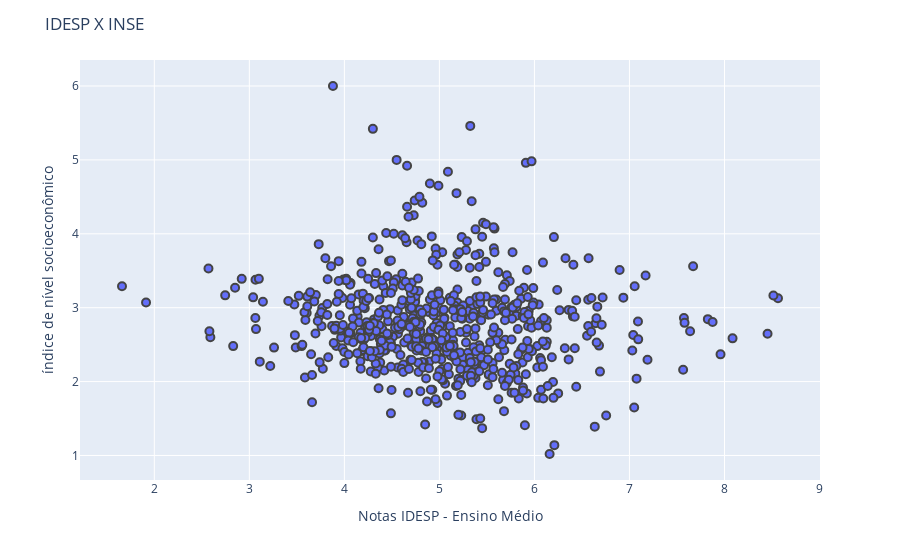

Source (notebook cell):
### Code cell
fig=px.scatter(IDESP_INSE, x = "nivel_socio_economico", y = "nota_idesp_em")
fig.update_traces(marker=dict(size = 8,line = dict(width = 2)),selector=dict(mode = 'markers'))
fig.update_layout(title = 'IDESP X INSE')
fig.update_xaxes(title = 'Notas IDESP - Ensino Médio')
fig.update_yaxes(title = 'índice de nível socioeconômico')
fig.show()

### Figure 1 — Plotly figure (JSON) as saved in the notebook; plotly's stock layout.template omitted (floating-point values rounded to 4 significant figures; data arrays with more than 128 entries replaced by an {"elided": "..."} marker saying what was removed)
{"data": [{"hovertemplate": "nivel_socio_economico=%{x}<br>nota_idesp_em=%{y}<extra></extra>", "legendgroup": "", "marker": {"color": "#636efa", "line": {"width": 2}, "size": 8, "symbol": "circle"}, "mode": "markers", "name": "", "orientation": "v", "showlegend": false, "type": "scatter", "x": {"elided": "644 float values"}, "xaxis": "x", "y": {"elided": "644 float values"}, "yaxis": "y"}], "layout": {"legend": {"tracegroupgap": 0}, "margin": {"t": 60}, "title": {"text": "IDESP X INSE"}, "xaxis": {"anchor": "y", "domain": [0, 1], "title": {"text": "Notas IDESP - Ensino Médio"}}, "yaxis": {"anchor": "x", "domain": [0, 1], "title": {"text": "índice de nível socioeconômico"}}}}
